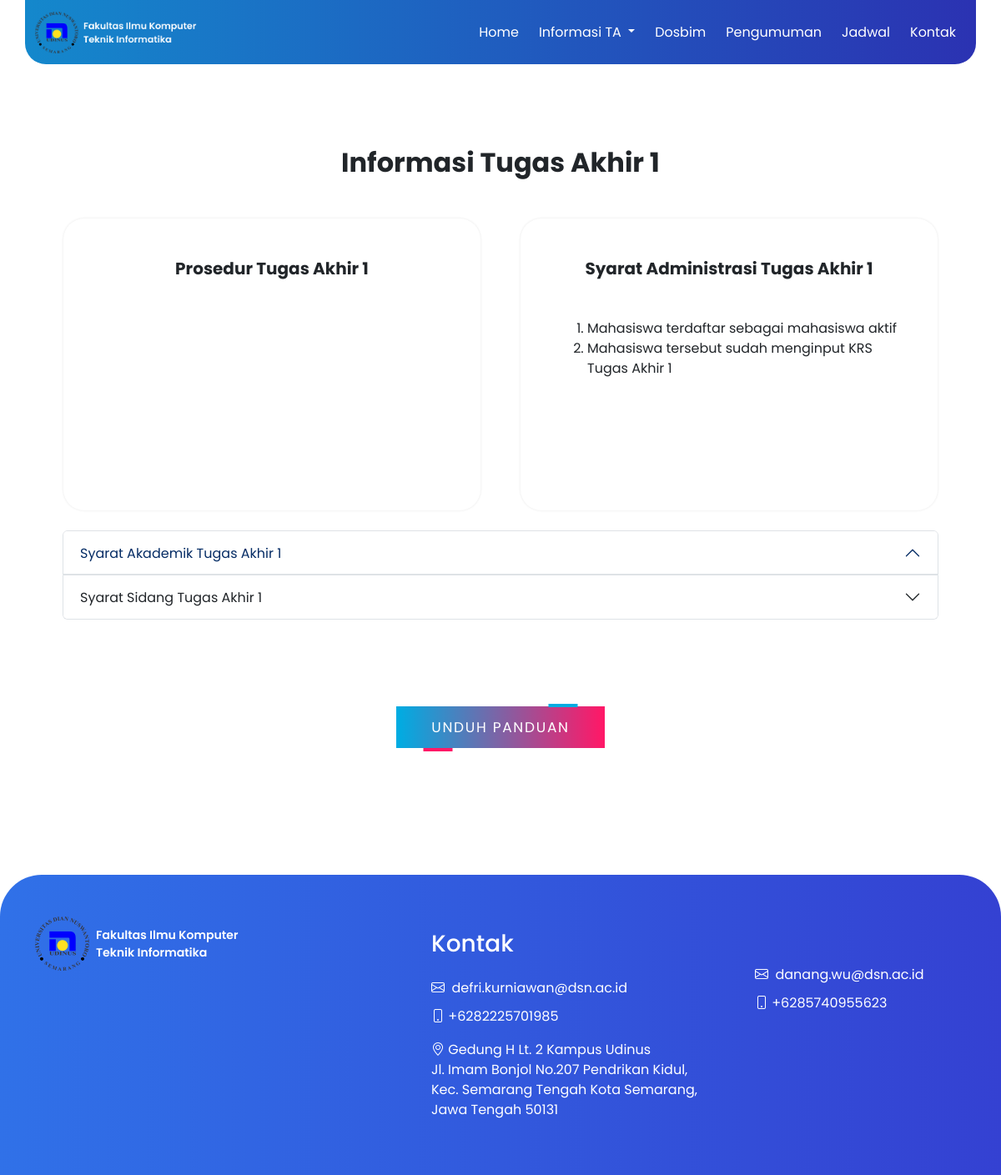
Page /index.php/dashboard/info_ta1 on the earlier database version.
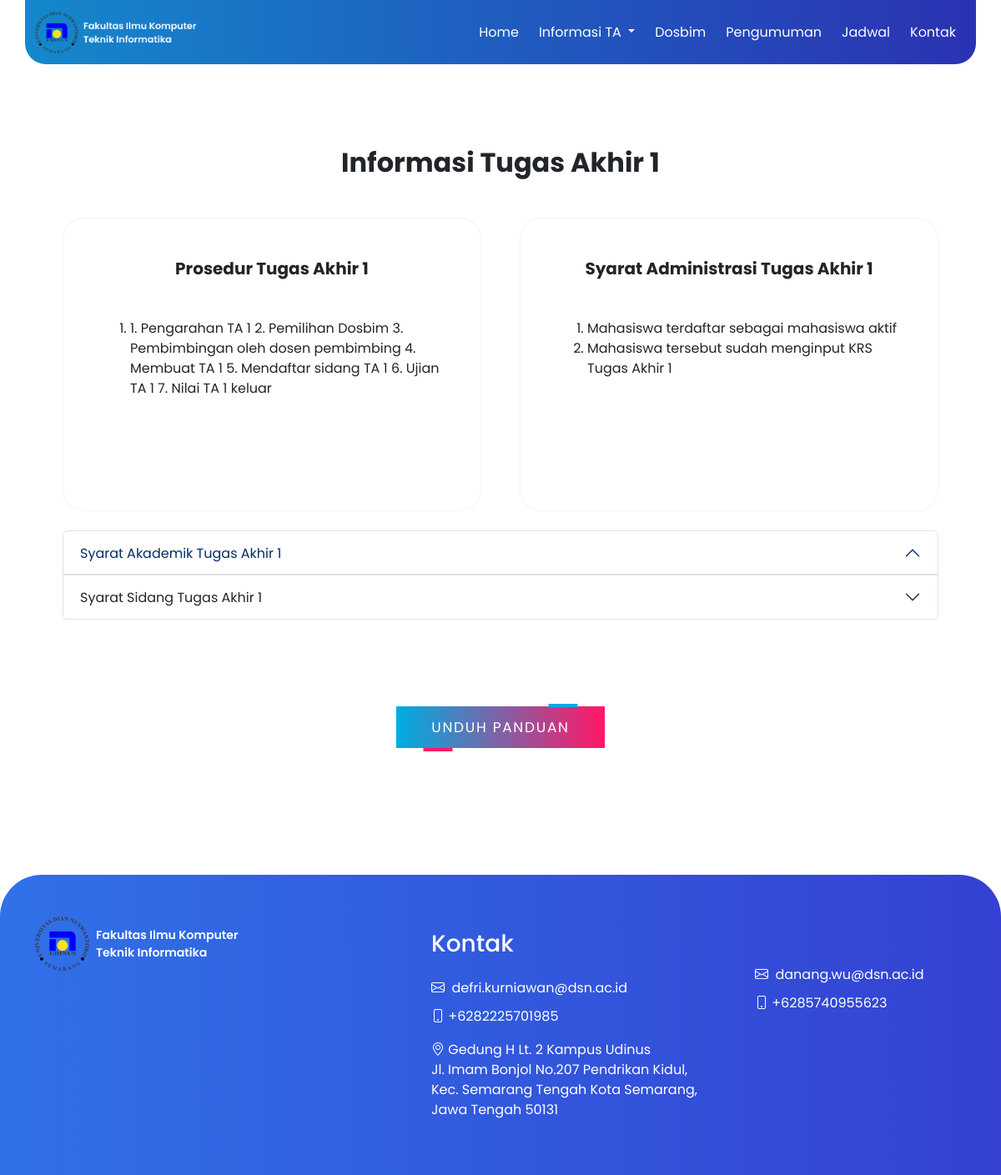
Same page on the later database version.
### tables this page shows
CREATE TABLE `tb_informasi_ta1` (
  `id` int(11) NOT NULL,
  `prosedur_ta1` text NOT NULL,
  `syarat_admin_ta1` text NOT NULL,
  `syarat_akademik_ta1` text NOT NULL,
  `syarat_sidang_ta1` text NOT NULL
);

### application/controllers/Dashboard.php (called while the page is built, shortened)
<?php
class Dashboard extends CI_Controller
{
    public function info_ta1()
    {
        $data['info_ta1'] = $this->model_informasi->getInfoTA1();
        $this->load->view('layout/front-header');
        $this->load->view('layout/front-navbar');
        $this->load->view('front-end/info_ta1', $data);
        $this->load->view('layout/front-footer');
    }
}

### index.php (called while the page is built, shortened)
<?php
require_once BASEPATH.'core/CodeIgniter.php';

### application/models/model_informasi.php (called while the page is built, shortened)
<?php
class model_informasi extends CI_Model
{
    public function getInfoTA1()
    {
        $query = $this->db->get('tb_informasi_ta1');
        return $query->result_array();
    }
}

### application/views/front-end/info_ta1.php (the view, shortened to what this page needs)
<section class="bg-white py-5" style="margin-top: 104px; margin-bottom: 8px;">
    <div class="container px-5 ">
        <div class="row ">
            <div class="col-lg-12 ">
                <div class="text-center mb-5 mt-4">
                    <h2 class="display-7 fw-bolder mb-5 "><span class="text-gradient d-inline ">Informasi Tugas
                            Akhir 1</span></h2>
                </div>
            </div>
        </div>
    </div>
    <div class="row d-flex justify-content-center">
        <div class="col-lg-6 mx-4"
            style="width: 500px; height: 350px; border-radius: 25px; box-shadow: 0 0 3px rgba(0, 0, 0, 0.1);">
            <div class="text-center mt-5 mb-5">
                <h5 class="display-7 fw-bolder mb-3 "><span class=" d-inline ">Prosedur Tugas Akhir 1</span></h5>
            </div>
            <div class="row">
                <div class="col-lg-12 px-5">
                    <ol>
                        <?php foreach ($info_ta1 as $info): ?>
                            <li>
                                <?php echo $info['prosedur_ta1']; ?>
                            </li>
                        <?php endforeach; ?>
                    </ol>
                </div>
            </div>
        </div>
        <div class="col-lg-6 mx-4"
            style="width: 500px; height: 350px; border-radius: 25px; box-shadow: 0 0 3px rgba(0, 0, 0, 0.1);">
            <div class="text-center mt-5 mb-5">
                <h5 class="display-7 fw-bolder mb-3 "><span class=" d-inline ">Syarat Administrasi Tugas Akhir 1</span>
                </h5>
            </div>
            <div class="row">
                <div class="col-lg-12 px-5">
                    <ol>
                        <li>Mahasiswa terdaftar sebagai mahasiswa aktif</li>
                        <li>Mahasiswa tersebut sudah menginput KRS Tugas Akhir 1</li>
                    </ol>
                </div>
            </div>
        </div>
    </div>
    <div class="d-flex justify-content-center mt-4">
        <div class="accordion" id="accordionExample" style="width: 1050px;">
            <div class="accordion-item">
                <h2 class="accordion-header" id="headingOne">
                    <button class="accordion-button bg-white" type="button" data-bs-toggle="collapse"
                        data-bs-target="#collapseOne" aria-expanded="true" aria-controls="collapseOne">
                        Syarat Akademik Tugas Akhir 1
                    </button>
                </h2>
            </div>
            <div class="accordion-item">
                <h2 class="accordion-header" id="headingTwo">
                    <button class="accordion-button bg-white collapsed" type="button" data-bs-toggle="collapse"
                        data-bs-target="#collapseTwo" aria-expanded="false" aria-controls="collapseTwo">
                        Syarat Sidang Tugas Akhir 1
                    </button>
                </h2>
            </div>
        </div>
    </div>
</section>
<section class="bg-white py-5" style="margin-top: 8px; margin-bottom: 104px;">
    <div class="container px-5 ">
        <div class="row d-flex justify-content-center">
            <button class="btn-2" style="width: 250px; height: 50px;">
                <span>Unduh Panduan</span><i></i>
            </button>
        </div>
    </div>
</section>

Differences in the rows shown:
added tb_informasi_ta1: prosedur_ta1 "1. Pengarahan TA 1 2. Pemilihan Dosbim 3. Pembimbingan oleh dosen pembimbing 4. Membuat TA 1 5. Mendaftar sidang TA 1 6. Ujian TA 1 7. Nilai TA 1 keluar"
